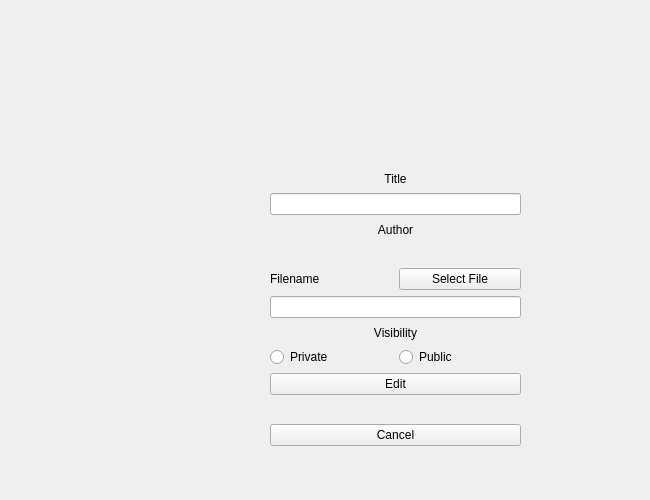
<?xml version="1.0" encoding="UTF-8"?>
<ui version="4.0">
 <class>playlist_song_edit_screen</class>
 <widget class="QWidget" name="playlist_song_edit_screen">
  <property name="geometry">
   <rect>
    <x>0</x>
    <y>0</y>
    <width>650</width>
    <height>500</height>
   </rect>
  </property>
  <property name="windowTitle">
   <string>Form</string>
  </property>
  <widget class="QWidget" name="verticalLayoutWidget">
   <property name="geometry">
    <rect>
     <x>270</x>
     <y>170</y>
     <width>251</width>
     <height>276</height>
    </rect>
   </property>
   <layout class="QVBoxLayout" name="mainLayout">
    <item>
     <widget class="QLabel" name="title_l">
      <property name="text">
       <string>Title</string>
      </property>
      <property name="alignment">
       <set>Qt::AlignCenter</set>
      </property>
     </widget>
    </item>
    <item>
     <widget class="QLineEdit" name="title_le"/>
    </item>
    <item>
     <widget class="QLabel" name="author_l">
      <property name="text">
       <string>Author</string>
      </property>
      <property name="alignment">
       <set>Qt::AlignCenter</set>
      </property>
     </widget>
    </item>
    <item>
     <widget class="QWidget" name="author_sle" native="true"/>
    </item>
    <item>
     <layout class="QHBoxLayout" name="filenameLayout">
      <item>
       <widget class="QLabel" name="filename_l">
        <property name="text">
         <string>Filename</string>
        </property>
       </widget>
      </item>
      <item>
       <widget class="QPushButton" name="filename_pb">
        <property name="text">
         <string>Select File</string>
        </property>
       </widget>
      </item>
     </layout>
    </item>
    <item>
     <widget class="QLineEdit" name="filename_le"/>
    </item>
    <item>
     <widget class="QLabel" name="seeableness_l">
      <property name="text">
       <string>Visibility</string>
      </property>
      <property name="alignment">
       <set>Qt::AlignCenter</set>
      </property>
     </widget>
    </item>
    <item>
     <layout class="QHBoxLayout" name="seeablenessLayout">
      <item>
       <widget class="QRadioButton" name="private_rb">
        <property name="text">
         <string>Private</string>
        </property>
       </widget>
      </item>
      <item>
       <widget class="QRadioButton" name="public_rb">
        <property name="text">
         <string>Public</string>
        </property>
       </widget>
      </item>
     </layout>
    </item>
    <item>
     <widget class="QPushButton" name="edit_pb">
      <property name="text">
       <string>Edit</string>
      </property>
     </widget>
    </item>
    <item>
     <widget class="QLabel" name="userOutput_l">
      <property name="text">
       <string/>
      </property>
      <property name="alignment">
       <set>Qt::AlignCenter</set>
      </property>
     </widget>
    </item>
    <item>
     <widget class="QPushButton" name="cancel_pb">
      <property name="text">
       <string>Cancel</string>
      </property>
     </widget>
    </item>
   </layout>
  </widget>
 </widget>
 <resources/>
 <connections/>
</ui>
